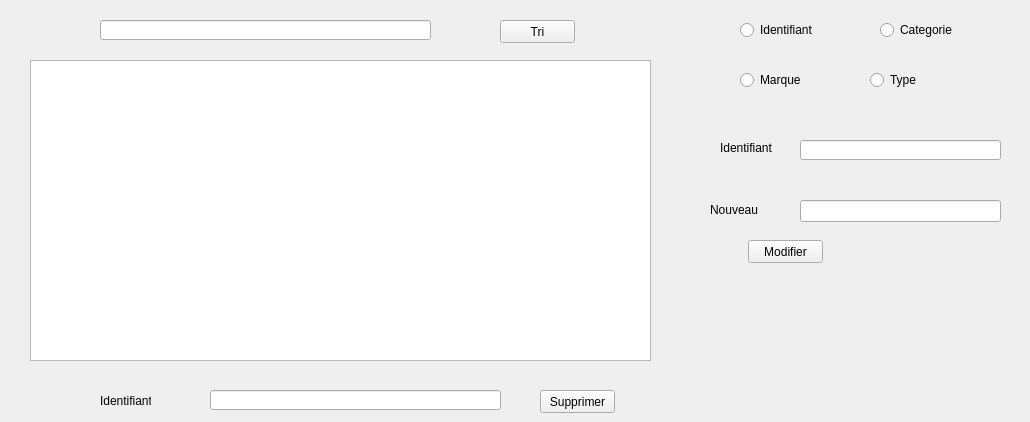
      <widget class="QWidget" name="tab_18">
       <attribute name="title">
        <string>afficher un produit</string>
       </attribute>
       <widget class="QTableView" name="tabs">
        <property name="geometry">
         <rect>
          <x>30</x>
          <y>60</y>
          <width>621</width>
          <height>301</height>
         </rect>
        </property>
       </widget>
       <widget class="QLineEdit" name="search">
        <property name="geometry">
         <rect>
          <x>100</x>
          <y>20</y>
          <width>331</width>
          <height>20</height>
         </rect>
        </property>
       </widget>
       <widget class="QPushButton" name="pushButton_4">
        <property name="geometry">
         <rect>
          <x>500</x>
          <y>20</y>
          <width>75</width>
          <height>23</height>
         </rect>
        </property>
        <property name="text">
         <string>Tri</string>
        </property>
       </widget>
       <widget class="QLineEdit" name="lineEdit_15">
        <property name="geometry">
         <rect>
          <x>210</x>
          <y>390</y>
          <width>291</width>
          <height>20</height>
         </rect>
        </property>
       </widget>
       <widget class="QLabel" name="label_76">
        <property name="geometry">
         <rect>
          <x>100</x>
          <y>390</y>
          <width>51</width>
          <height>21</height>
         </rect>
        </property>
        <property name="text">
         <string>Identifiant</string>
        </property>
       </widget>
       <widget class="QPushButton" name="pushButton_8">
        <property name="geometry">
         <rect>
          <x>540</x>
          <y>390</y>
          <width>75</width>
          <height>23</height>
         </rect>
        </property>
        <property name="text">
         <string>Supprimer</string>
        </property>
       </widget>
       <widget class="QRadioButton" name="rt">
        <property name="geometry">
         <rect>
          <x>870</x>
          <y>70</y>
          <width>151</width>
          <height>20</height>
         </rect>
        </property>
        <property name="text">
         <string>Type</string>
        </property>
       </widget>
       <widget class="QRadioButton" name="rm">
        <property name="geometry">
         <rect>
          <x>740</x>
          <y>70</y>
          <width>95</width>
          <height>20</height>
         </rect>
        </property>
        <property name="text">
         <string>Marque</string>
        </property>
       </widget>
       <widget class="QLabel" name="label_77">
        <property name="geometry">
         <rect>
          <x>710</x>
          <y>200</y>
          <width>71</width>
          <height>20</height>
         </rect>
        </property>
        <property name="text">
         <string>Nouveau</string>
        </property>
       </widget>
       <widget class="QLineEdit" name="lineEdit_mi">
        <property name="geometry">
         <rect>
          <x>800</x>
          <y>140</y>
          <width>201</width>
          <height>20</height>
         </rect>
        </property>
       </widget>
       <widget class="QRadioButton" name="rc">
        <property name="geometry">
         <rect>
          <x>880</x>
          <y>20</y>
          <width>95</width>
          <height>20</height>
         </rect>
        </property>
        <property name="text">
         <string>Categorie</string>
        </property>
       </widget>
       <widget class="QRadioButton" name="ri">
        <property name="geometry">
         <rect>
          <x>740</x>
          <y>20</y>
          <width>95</width>
          <height>20</height>
         </rect>
        </property>
        <property name="text">
         <string>Identifiant</string>
        </property>
       </widget>
       <widget class="QLabel" name="label_78">
        <property name="geometry">
         <rect>
          <x>720</x>
          <y>140</y>
          <width>55</width>
          <height>16</height>
         </rect>
        </property>
        <property name="text">
         <string>Identifiant</string>
        </property>
       </widget>
       <widget class="QPushButton" name="pushButton_5">
        <property name="geometry">
         <rect>
          <x>748</x>
          <y>240</y>
          <width>75</width>
          <height>23</height>
         </rect>
        </property>
        <property name="text">
         <string>Modifier</string>
        </property>
       </widget>
       <widget class="QLineEdit" name="lineEdit_n">
        <property name="geometry">
         <rect>
          <x>800</x>
          <y>200</y>
          <width>201</width>
          <height>22</height>
         </rect>
        </property>
       </widget>
       <zorder>lineEdit_15</zorder>
       <zorder>label_76</zorder>
       <zorder>label_77</zorder>
       <zorder>label_78</zorder>
       <zorder>pushButton_4</zorder>
       <zorder>pushButton_8</zorder>
       <zorder>rt</zorder>
       <zorder>rm</zorder>
       <zorder>lineEdit_mi</zorder>
       <zorder>rc</zorder>
       <zorder>ri</zorder>
       <zorder>pushButton_5</zorder>
       <zorder>lineEdit_n</zorder>
       <zorder>tabs</zorder>
       <zorder>search</zorder>
      </widget>
